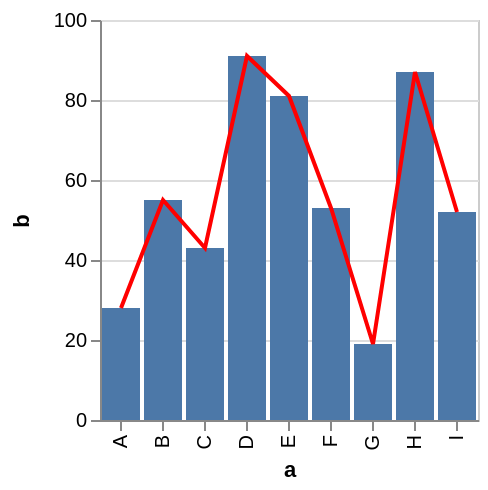

Describe this chart as a Vega-Lite specification.
### Vega specification from a JSON file in a GitHub repository (floating-point values rounded to 4 significant figures)
{"$schema": "https://vega.github.io/schema/vega/v3.0.json", "autosize": "pad", "padding": 5, "style": "cell", "data": [{"name": "source_0", "values": [{"a": "A", "b": 28}, {"a": "B", "b": 55}, {"a": "C", "b": 43}, {"a": "D", "b": 91}, {"a": "E", "b": 81}, {"a": "F", "b": 53}, {"a": "G", "b": 19}, {"a": "H", "b": 87}, {"a": "I", "b": 52}]}, {"name": "data_1", "source": "source_0", "transform": [{"type": "formula", "expr": "toNumber(datum[\"b\"])", "as": "b"}, {"type": "filter", "expr": "datum[\"b\"] !== null && !isNaN(datum[\"b\"])"}]}, {"name": "data_2", "source": "source_0", "transform": [{"type": "formula", "expr": "toNumber(datum[\"b\"])", "as": "b"}, {"type": "filter", "expr": "datum[\"b\"] !== null && !isNaN(datum[\"b\"])"}]}], "signals": [{"name": "x_step", "value": 21}, {"name": "width", "update": "bandspace(domain('x').length, 0.1, 0.05) * x_step"}, {"name": "height", "update": "200"}], "marks": [{"name": "layer_0_marks", "type": "rect", "role": "bar", "style": ["bar"], "from": {"data": "data_1"}, "encode": {"update": {"x": {"scale": "x", "field": "a"}, "width": {"scale": "x", "band": true}, "y": {"scale": "y", "field": "b"}, "y2": {"scale": "y", "value": 0}, "fill": {"value": "#4c78a8"}}}}, {"name": "layer_1_marks", "type": "line", "style": ["line"], "sort": {"field": "datum[\"a\"]", "order": "descending"}, "from": {"data": "data_2"}, "encode": {"update": {"x": {"scale": "x", "field": "a", "band": 0.5}, "y": {"scale": "y", "field": "b"}, "stroke": {"value": "red"}}}}], "scales": [{"name": "x", "type": "band", "domain": {"fields": [{"data": "data_1", "field": "a"}, {"data": "data_2", "field": "a"}], "sort": true}, "range": {"step": {"signal": "x_step"}}, "round": true, "paddingInner": 0.1, "paddingOuter": 0.05}, {"name": "y", "type": "linear", "domain": {"fields": [{"data": "data_1", "field": "b"}, {"data": "data_2", "field": "b"}], "sort": true}, "range": [{"signal": "height"}, 0], "round": true, "nice": true, "zero": true}], "axes": [{"scale": "x", "labelOverlap": true, "orient": "bottom", "title": "a", "zindex": 1, "encode": {"labels": {"update": {"angle": {"value": 270}, "align": {"value": "right"}, "baseline": {"value": "middle"}}}}}, {"scale": "y", "labelOverlap": true, "orient": "left", "tickCount": {"signal": "ceil(height/40)"}, "title": "b", "zindex": 1}, {"scale": "y", "domain": false, "grid": true, "labels": false, "maxExtent": 0, "minExtent": 0, "orient": "left", "tickCount": {"signal": "ceil(height/40)"}, "ticks": false, "zindex": 0, "gridScale": "x"}], "config": {"axis": {"domainColor": "#888", "tickColor": "#888"}, "axisY": {"minExtent": 30}, "style": {"cell": {"fill": "transparent", "stroke": "#ccc"}}}}
